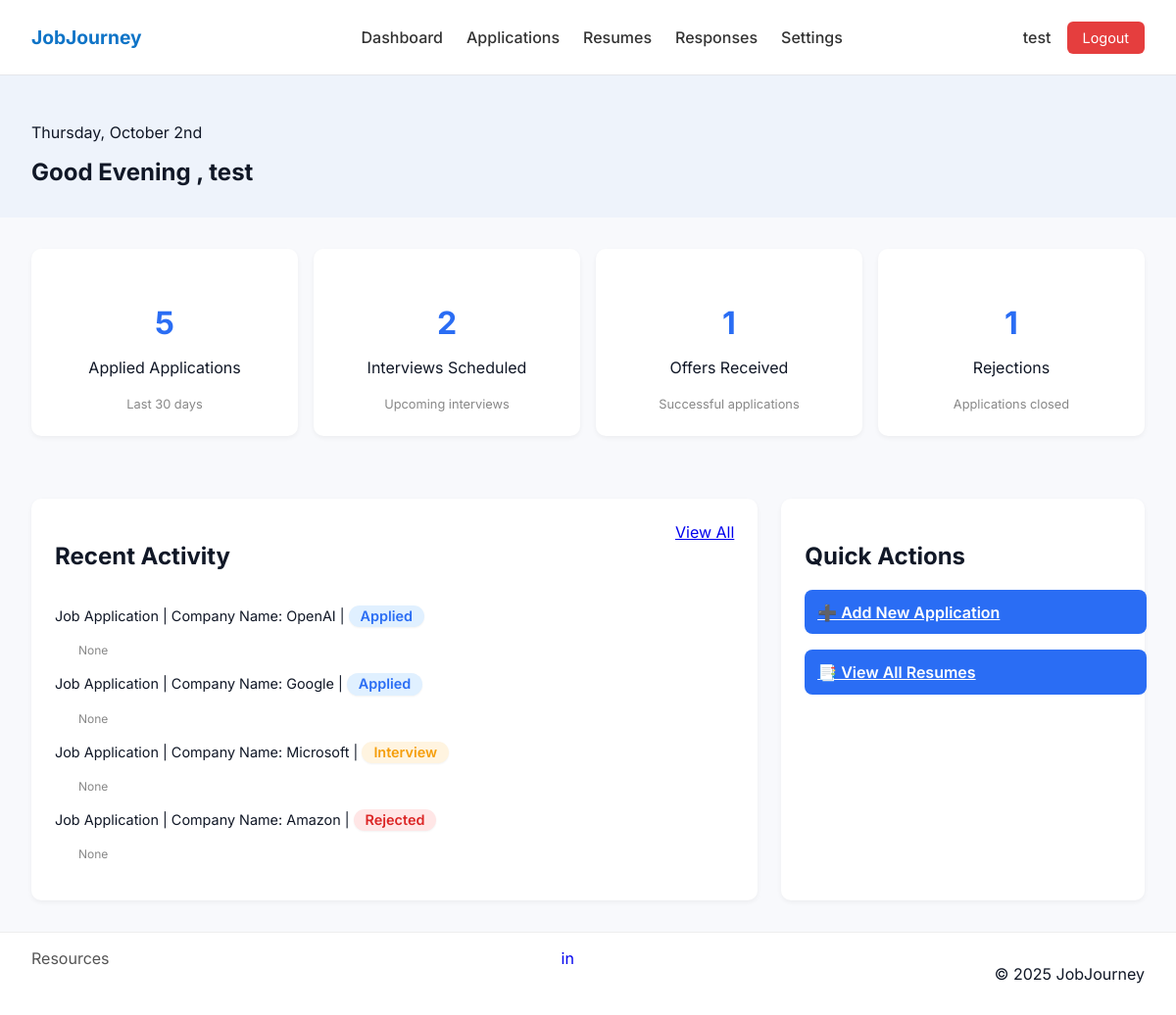
The app's page /dashboard/ (signed in) with its own data.
### resume_app/models.py (models this page shows, shortened)
class JobApplication(models.Model):
    user = models.ForeignKey(User, on_delete=models.CASCADE, related_name='job_applications', null=True, blank=True)
    company = models.CharField(max_length=255)
    position = models.CharField(max_length=255)
    url = models.URLField(blank=True, null=True)
    date_applied = models.DateField()
    status = models.CharField(max_length=20, choices=[
        ("Applied", "Applied"),
        ("Interview", "Interview"),
        ("Offer", "Offer"),
        ("Rejected", "Rejected"),
    ])
    notes = models.TextField(blank=True, null=True)
    created_at = models.DateTimeField(auto_now_add=True)

### resume_app/views.py (the view)
# urls.py: 2. Add a URL to urlpatterns:  path('', views.home, name='home')
@login_required
def home(request):
    user_applications = JobApplication.objects.filter(user=request.user)
    context = {
        "applied_applications": user_applications.filter(status="Applied").count(),
        "interviews_scheduled": user_applications.filter(status="Interview").count(),
        "offers_received": user_applications.filter(status="Offer").count(),
        "rejections": user_applications.filter(status="Rejected").count(),
        "recent_activity": user_applications.order_by("-created_at")[:4],  # last 4 apps
        "user": request.user,
    }
    return render(request, "home.html", context)

### resume_app/templates/home.html
{% extends "base.html" %} {% block title %}Dashboard - JobJourney{% endblock %}
{% block content %}
<section class="greeting">
  <p>{% now "l, F jS" %}</p>
  <h1>
    Good {% if "06" <= now|date:"H" and now|date:"H" < "12" %} Morning {% elif
    "12" <= now|date:"H" and now|date:"H" < "17" %} Afternoon {% else %} Evening
    {% endif %}, {{ user.first_name|default:user.username }}
  </h1>
</section>
<section class="overview">
  <div class="card">
    <p class="number">{{ applied_applications }}</p>
    <p>Applied Applications</p>
    <span>Last 30 days</span>
  </div>
  <div class="card">
    <p class="number">{{ interviews_scheduled }}</p>
    <p>Interviews Scheduled</p>
    <span>Upcoming interviews</span>
  </div>
  <div class="card">
    <p class="number">{{ offers_received }}</p>
    <p>Offers Received</p>
    <span>Successful applications</span>
  </div>
  <div class="card">
    <p class="number">{{ rejections }}</p>
    <p>Rejections</p>
    <span>Applications closed</span>
  </div>
</section>
<section class="main-section">
  <div class="recent-activity">
    <div class="section-header">
      <h2>Recent Activity</h2>
      <a href="{% url 'applications' %}">View All</a>
    </div>
    <ul>
      {% for activity in recent_activity %}
      <li class="recent_activity_item">
        <span> Job Application | Company Name: {{ activity.company }} | </span>
        <span class="status {{ activity.status }}">{{ activity.status }}</span>
        <span class="time">{{ activity.created_at }} </span>
      </li>
      {% endfor %}
    </ul>
  </div>
  <div class="quick-actions">
    <h2>Quick Actions</h2>
    <a href="{% url 'add_application' %}" class="btn">➕ Add New Application</a>
    <a href="{% url 'resumes' %}" class="btn">📑 View All Resumes</a>
  </div>
</section>
{% endblock %}

### resume_app/templates/base.html (shortened to what this page needs)
{% load static %}
<!DOCTYPE html>
<html lang="en">
  <head>
    <link rel="stylesheet" href="{% static 'style.css' %}" />
    <link rel="stylesheet" href="{% static 'resumes.css'%}" />
  </head>
  <body>
    <nav class="navbar">
      <div class="logo">JobJourney</div>
      <ul class="nav-links">
        <li><a href="{% url 'home' %}">Dashboard</a></li>
        <li><a href="{% url 'applications' %}">Applications</a></li>
        <li><a href="{% url 'resumes' %}">Resumes</a></li>
        <li><a href="{% url 'responses' %}">Responses</a></li>
        <li><a href="{% url 'settings' %}">Settings</a></li>
      </ul>
      <div class="profile">
        {% if user.is_authenticated %}
        <div class="user-menu">
          <span class="user-name"
            >{{ user.first_name|default:user.username }}</span
          >
          <a href="{% url 'logout' %}" class="logout-btn">Logout</a>
        </div>
        {% else %}
        <div class="auth-buttons">
          <a href="{% url 'login' %}" class="btn-nav">Login</a>
          <a href="{% url 'register' %}" class="btn-nav">Sign Up</a>
        </div>
        {% endif %}
      </div>
    </nav>
    <main class="container">{% block content %}{% endblock %}</main>
    <footer>
      <div class="footer-links">
        <a href="#">Resources</a>
      </div>
      <div class="footer-icons">
        <a href="#">in</a>
      </div>
      <p class="footer-copy">&copy; 2025 JobJourney</p>
    </footer>
  </body>
</html>

### resume_app/static/style.css (style rules this page uses)
body { margin: 0; font-family: "Inter", sans-serif; background: #f8f9fc; color: #333; }
.navbar { display: flex; justify-content: space-between; align-items: center; padding: 1rem 2rem; background: #fff; border-bottom: 1px solid #eee; }
.logo { font-weight: 700; font-size: 1.2rem; color: #2a6df4; }
.nav-links { list-style: none; display: flex; gap: 1.5rem; }
.nav-links a { text-decoration: none; color: #333; font-weight: 500; }
.profile { display: flex; align-items: center; }
.user-menu { display: flex; align-items: center; gap: 1rem; }
.user-name { font-weight: 500; color: #333; }
.logout-btn { background: #e53e3e; color: white; padding: 0.5rem 1rem; border-radius: 6px; text-decoration: none; font-size: 0.9rem; transition: background-color 0.3s ease; }
.greeting { padding: 2rem; background: #eef3fb; }
.greeting h1 { margin: 0.5rem 0 0; }
.overview { display: grid; grid-template-columns: repeat(4, 1fr); gap: 1rem; padding: 2rem; }
.card { background: #fff; padding: 1.5rem; border-radius: 10px; text-align: center; box-shadow: 0 2px 5px rgba(0, 0, 0, 0.05); }
.card .number { font-size: 2rem; font-weight: bold; margin-bottom: 0.5rem; color: #2a6df4; }
.card span { font-size: 0.8rem; color: #888; }
.main-section { display: grid; grid-template-columns: 2fr 1fr; gap: 1.5rem; padding: 2rem; }
.recent-activity, .quick-actions { background: #fff; padding: 1.5rem; border-radius: 10px; box-shadow: 0 2px 5px rgba(0, 0, 0, 0.05); }
.section-header { display: flex; justify-content: space-between; margin-bottom: 1rem; }
.recent-activity ul { list-style: none; padding: 0; }
.recent-activity li { margin-bottom: 1rem; font-size: 0.9rem; }
.recent-activity .time { display: block; font-size: 0.75rem; color: #888; margin-left: 1.5rem; }
.quick-actions .btn { display: block; width: 100%; margin-bottom: 1rem; padding: 0.8rem; background: #2a6df4; color: #fff; border: none; border-radius: 8px; font-weight: 600; cursor: pointer; }
footer { display: flex; justify-content: space-between; padding: 1rem 2rem; background: #fff; border-top: 1px solid #eee; }
.footer-links a { margin-right: 1rem; text-decoration: none; color: #555; }
.footer-icons a { margin-left: 1rem; text-decoration: none; }
.status { padding: 0.25rem 0.75rem; border-radius: 9999px; font-size: 0.8rem; font-weight: 600; display: inline-block; line-height: 1; text-align: center; box-shadow: 0 1px 2px rgba(0,0,0,0.05); }
.status.Applied { background: #e0f0ff; color: #2a6df4; }
.status.Interview { background: #fff4e0; color: #f59e0b; }
.status.Rejected { background: #ffe6e6; color: #dc2626; }
html, body { height: 100%; }
body { display: flex; flex-direction: column; }
main { flex: 1; }
footer { margin-top: auto; }
.recent_activity_item span { margin-bottom: 1rem; font-size: 0.9rem; }

### resume_app/static/resumes.css (style rules this page uses)
body { margin: 0; font-family: 'Inter', sans-serif; background: #f8f9fc; color: #111827; }
.navbar { display: flex; justify-content: space-between; align-items: center; background: #fff; border-bottom: 1px solid #e5e7eb; padding: 0.75rem 2rem; }
.navbar .logo { font-weight: 700; font-size: 1.2rem; color: #0f74c7; }

### records on screen
JobApplication: company "OpenAI", status "Applied", created_at "None"
JobApplication: company "Google", status "Applied", created_at "None"
JobApplication: company "Microsoft", status "Interview", created_at "None"
JobApplication: company "Amazon", status "Rejected", created_at "None"

### other values on screen
{{ user.first_name|default:user.username }} "test"
{{ applied_applications }} "5"
{{ interviews_scheduled }} "2"
{{ offers_received }} "1"
{{ rejections }} "1"
